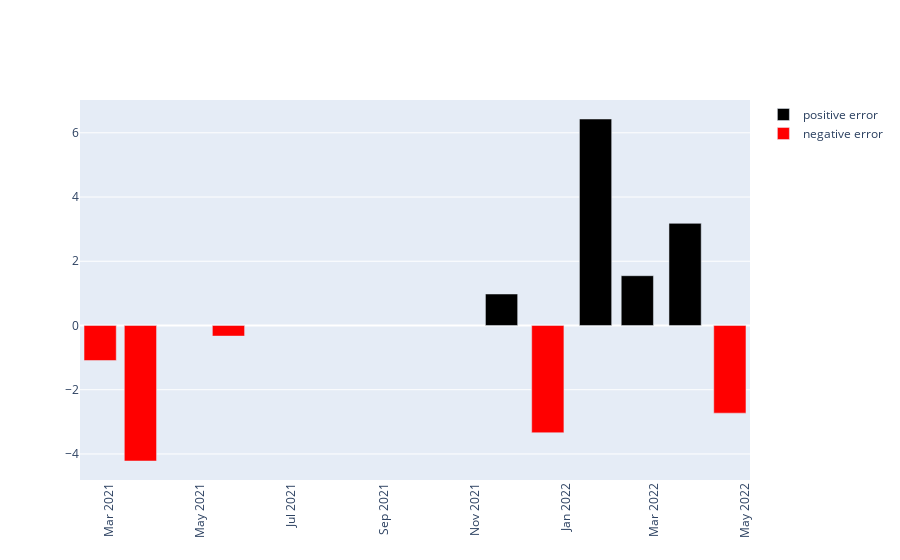

Notebook code for this chart:
### Markdown cell above
### Visualize the errors

The errors are pretty small so let's put them on a separate figure.

### Code cell
fig = go.Figure()

fig.add_trace(go.Bar(x=diff_df[diff_df['error']>0]['date'],
                y=diff_df[diff_df['error']>0]['error'],
                name='positive error',
                marker_color='black'
                ))
fig.add_trace(go.Bar(x=diff_df[diff_df['error']<0]['date'],
                y=diff_df[diff_df['error']<0]['error'],
                name='negative error',
                marker_color='red'
                ))

fig.update_layout(xaxis_tickangle=-90)

fig.show()

### Figure 1 — Plotly figure (JSON) as saved in the notebook; plotly's stock layout.template omitted (floating-point values rounded to 4 significant figures)
{"data": [{"marker": {"color": "black"}, "name": "positive error", "type": "bar", "x": ["2022-03-22T00:00:00", "2022-02-18T00:00:00", "2022-01-21T00:00:00", "2021-11-19T00:00:00"], "y": [3.18, 1.55, 6.43, 0.98]}, {"marker": {"color": "red"}, "name": "negative error", "type": "bar", "x": ["2022-04-21T00:00:00", "2021-12-20T00:00:00", "2021-05-20T00:00:00", "2021-03-22T00:00:00", "2021-02-23T00:00:00"], "y": [-2.73, -3.34, -0.33, -4.22, -1.09]}], "layout": {"xaxis": {"tickangle": -90}}}
